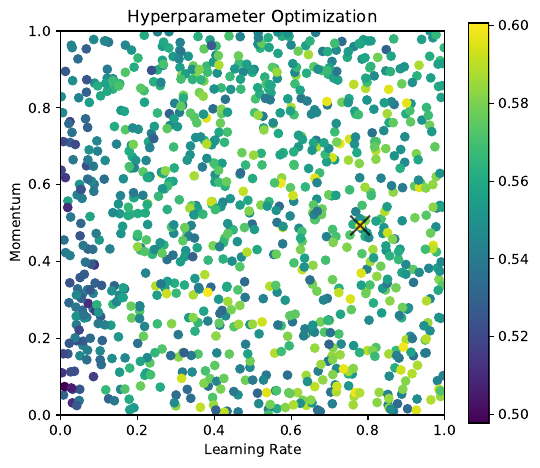

This figure's Python source:
import matplotlib.pyplot as plt
import matplotlib.tri as tri
import matplotlib.cm as cm
import matplotlib.colors as colors
import numpy as np
import csv

fig = plt.figure(figsize=(6,5))
left, bottom, width, height = 0.1, 0.1, 0.8, 0.8
ax = fig.add_axes([left, bottom, width, height]) 

X = []
Y = []
Z = []
with open('../results.csv', 'r') as f:
  reader = csv.reader(f)
  for row in reader:
    X.append(float(row[0]))
    Y.append(float(row[1]))
    Z.append(float(row[2]))

# find maximum Z value
Zmax = max(Z)
Imax = [i for i in range(len(Z)) if Z[i] == Zmax][0]
# append it to the end so that the best value is plotted over
Z.append(Zmax)
X.append(X[Imax])
Y.append(Y[Imax])

# map accuracy to color
norm = colors.Normalize(vmin=min(Z), vmax=max(Z))
cmap = cm.viridis

extent = (0,1,0,1)

# plt.tricontourf(X, Y, Z, cmap=cmap, norm=norm, alpha=0.5)
plt.scatter(X, Y, c=Z, cmap=cmap, norm=norm)
plt.scatter(X[Imax], Y[Imax], c='black', marker='x', alpha=0.7, s=200)
im = plt.imshow(np.empty((0,0)), cmap=cmap, norm=norm, extent=extent)
fig.colorbar(im, cmap=cmap, norm=norm)
plt.title("Hyperparameter Optimization")
plt.xlabel("Learning Rate")
plt.ylabel("Momentum")
plt.savefig('plot.pdf', bbox_inches='tight')
